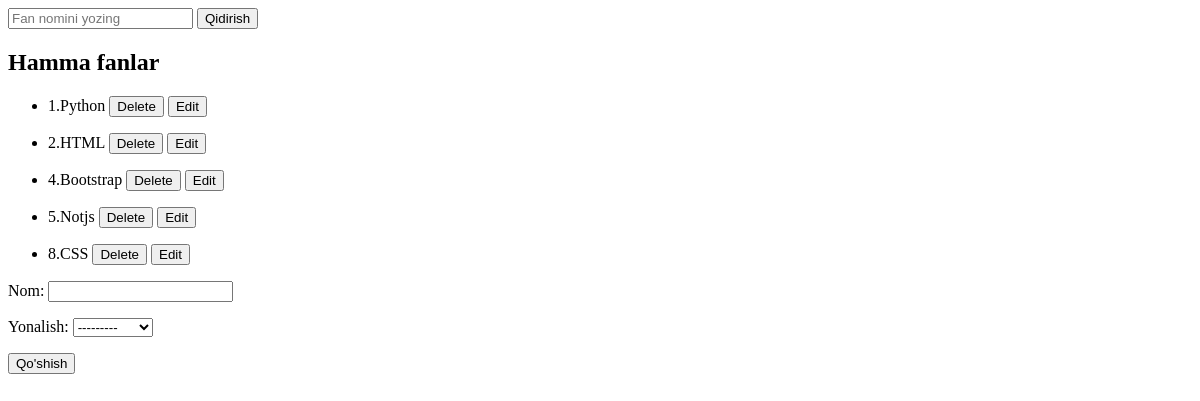
The app's page /fanlar/, older data.
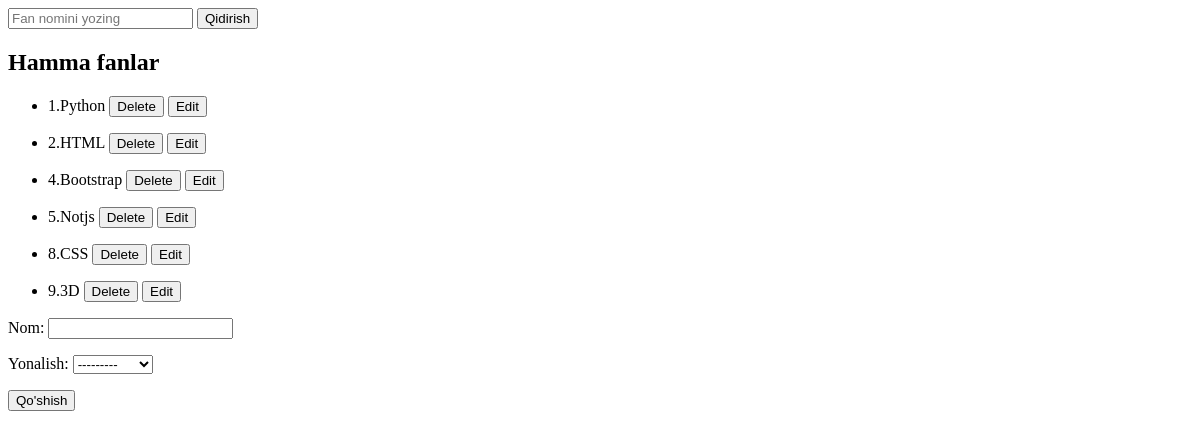
The same page, newer data.
### Ombor/models.py (models this page shows, shortened)
class Fan(models.Model):
    nom=models.CharField(max_length=20)
    yonalish=models.ForeignKey(Yonalish, on_delete=models.CASCADE)

class Yonalish(models.Model):
    nom=models.CharField(max_length=20)
    active=models.BooleanField(default=True)
    def __str__(self):
        return self.nom

### Ombor/views.py (the view)
# urls.py: path('fanlar/', fanlar),
def fanlar(request):
    if request.method == "POST":
        fanlar=FanForm(request.POST)
        if fanlar.is_valid():
            fanlar.save()
        return redirect("/fanlar/")
    n = Fan.objects.all()
    fan = request.GET.get("fan_nomi")
    if fan is not None:
        n = Fan.objects.filter(nom__contains=fan)
    data = {
        "yonalishlar": Yonalish.objects.all(),
        "fanlar": n,
        'forms': FanForm()
    }
    return render(request, "Fanlar.html", data)

### Ombor/forms.py
class FanForm(forms.ModelForm):
    class Meta:
        model=Fan
        fields='__all__'

### templates/Fanlar.html (shortened to what this page needs)
<!DOCTYPE html>
<html lang="en">
<head>
</head>
<body>
    <header>
    <form>
        <input name="fan_nomi" type="text" placeholder="Fan nomini yozing">
        <button>Qidirish</button>
    </form>
    </header>
    <section>
    <h1>Hamma fanlar</h1>
    {%for fan in fanlar%}
    <ul>
        <li>
            {{fan.id}}.{{fan.nom}}
            <a href="/fanni_ochirish/{{fan.id}}"><button>Delete</button></a>
            <a href="/fanlar/{{fan.id}}/tahrirlash/"><button>Edit</button></a>
        </li>
    </ul>
    </section>
{%endfor%}
    <aside>
        <form method="post">{%csrf_token%}
            {{forms.as_p}}
            <button>Qo'shish</button>
        </form>
    </aside>
</body>
</html>

Row changes from the older to the newer data that the page shows:
added Fan: id "9", nom "3D"
